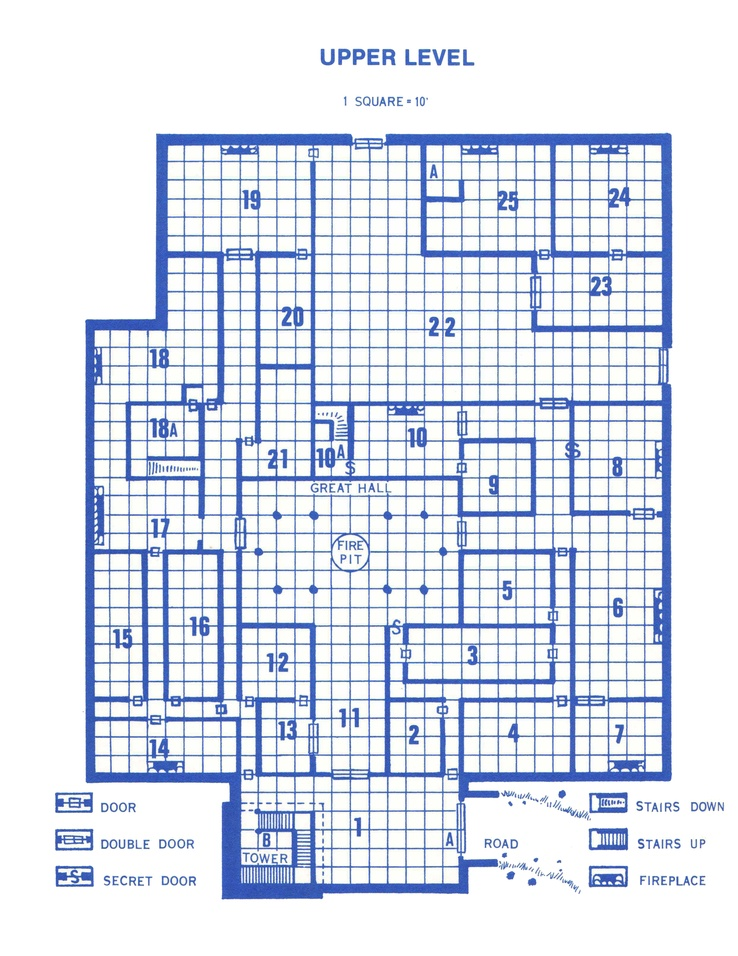
#> input picture map-006.jpg, 738 x 956 px, shrunk from 2550 x 3300 before the run
$ python fit_lattice.py ../map-006.jpg
#> lines starting #> are read from the running program, lines starting #| are printed output that depends on the picture
#!/usr/bin/env python3
"""fit_lattice - detect the G1 map lattice constants from the image itself.

Anchors: west wall = line X2, east wall = line X33, north wall = Y0,
south wall = Y40 (seated building bbox). Prints constants for hallscan.py
plus a diagnostic listing of every detected wall run.

Usage:
    python3 fit_lattice.py <image>

Verify the diagnostics before trusting the fit:
  - west/east/north/south anchors should be the 4 outermost long runs
  - pitch_x and pitch_y should be ~equal (a scan is uniform)
  - interior lines (X8/X9/X10, Y22) should show small residuals (<2px)
"""
import sys
from PIL import Image

DARK = 128      # ink threshold
PROF = 0.25     # sustained ink fraction for a wall line

def load(path):
#> called with path = '../map-006.jpg'
    img = Image.open(path).convert("L")
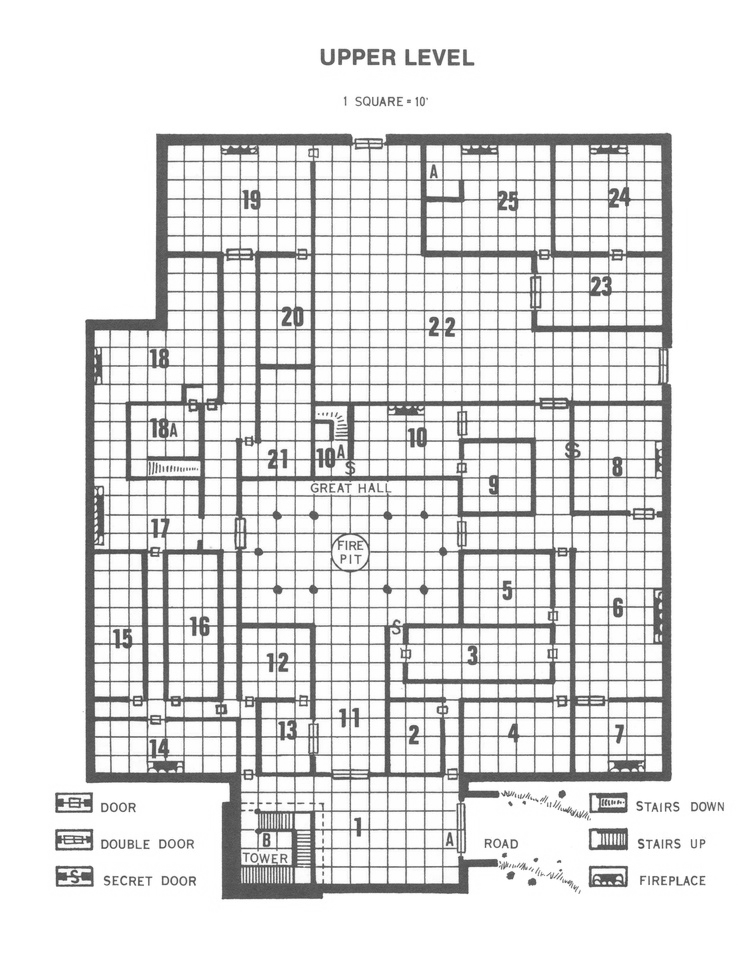
#> img: PIL image 738x956 L; min 61, max 255, mean 226.4
    w, h = img.size
#> w = 738; h = 956
    px = img.load()
    dark = [[1 if px[x, y] < DARK else 0 for x in range(w)] for y in range(h)]
#> dark = 956 items
    return dark, w, h

def runs(prof, thresh):
    out = []
    i, n = 0, len(prof)
    while i < n:
        if prof[i] > thresh:
            j = i
            while j < n and prof[j] > thresh:
                j += 1
            seg = prof[i:j]
            out.append({"lo": i, "hi": j - 1,
                        "cent": (i + j - 1) / 2.0,
                        "len": j - i,
                        "val": sum(seg) / (j - i)})
            i = j
        else:
            i += 1
    return out

def main():
    dark, w, h = load(sys.argv[1])
#> dark = 956 items; h = 956
    colprof = [sum(dark[y][x] for y in range(h)) / h for x in range(w)]
#> colprof = 738 values, max 0.702 at index 424, min 0 at index 0, mean 0.129
    rowprof = [sum(dark[y][x] for x in range(w)) / w for y in range(h)]
#> rowprof = 956 values, max 0.794 at index 774, min 0 at index 0, mean 0.129
    cruns = runs(colprof, PROF)
#> in runs, `i, n = 0, len(prof)`: i = 0; n = 738
#> the loop in runs, `while i < n:` made 684 passes
#> (seg, i) on pass 87: ([0.51, 0.517, 0.514, 0.515, 0.524, 0.545, 0.528, 0.484], 94)
#> i on passes 1 to 6: 1, 2, 3, 4, 5, 6
#> after the loop in runs, `while i < n:`: j = 671; out = 31 items; seg = [0.644, 0.652, 0.645, 0.653, 0.666, 0.68, 0.641, 0.645, 0.636]
#> cruns = 31 items
    rruns = runs(rowprof, PROF)
#> rruns = 41 items

    maxlen_c = max(r["len"] for r in cruns)
#> maxlen_c = 11
    maxlen_r = max(r["len"] for r in rruns)
#> maxlen_r = 11
    print("== vertical wall runs (len >= 50% of max) ==")
    cqual = [r for r in cruns if r["len"] >= 0.5 * maxlen_c]
#> cqual = 5 items
    for r in cqual:
        print(f"  run {r['lo']}-{r['hi']} cent={r['cent']:.1f} len={r['len']} ink={r['val']:.2f}")
#> this loop made 5 passes
#> r on passes 1, 2, 3, 5: {'lo': 86, 'hi': 93, 'cent': 89.5, 'len': 8, 'val': 0.517}, {'lo': 157, 'hi': 167, 'cent': 162, 'len': 11, 'val': 0.374}, {'lo': 218, 'hi': 223, 'cent': 220.5, 'len': 6, 'val': 0.4}, {'lo': 662, 'hi': 670, 'cent': 666, 'len': 9, 'val': 0.651}
#|   run 86-93 cent=89.5 len=8 ink=0.52
#|   run 157-167 cent=162.0 len=11 ink=0.37
#|   run 218-223 cent=220.5 len=6 ink=0.40
#|   run 236-241 cent=238.5 len=6 ink=0.46
#|   run 662-670 cent=666.0 len=9 ink=0.65
    print("== horizontal wall runs (len >= 50% of max) ==")
    rqual = [r for r in rruns if r["len"] >= 0.5 * maxlen_r]
#> rqual = 4 items
    for r in rqual:
        print(f"  run {r['lo']}-{r['hi']} cent={r['cent']:.1f} len={r['len']} ink={r['val']:.2f}")
#> this loop made 4 passes
#> r on passes 1, 4: {'lo': 134, 'hi': 144, 'cent': 139, 'len': 11, 'val': 0.659}, {'lo': 884, 'hi': 892, 'cent': 888, 'len': 9, 'val': 0.363}
#|   run 134-144 cent=139.0 len=11 ink=0.66
#|   run 251-256 cent=253.5 len=6 ink=0.49
#|   run 772-781 cent=776.5 len=10 ink=0.56
#|   run 884-892 cent=888.0 len=9 ink=0.36

    west = min(cqual, key=lambda r: r["cent"])
#> west = {'lo': 86, 'hi': 93, 'cent': 89.5, 'len': 8, 'val': 0.517}
    east = max(cqual, key=lambda r: r["cent"])
#> east = {'lo': 662, 'hi': 670, 'cent': 666, 'len': 9, 'val': 0.651}
    north = min(rqual, key=lambda r: r["cent"])
#> north = {'lo': 134, 'hi': 144, 'cent': 139, 'len': 11, 'val': 0.659}
    south = max(rqual, key=lambda r: r["cent"])
#> south = {'lo': 884, 'hi': 892, 'cent': 888, 'len': 9, 'val': 0.363}

    px_ = (east["cent"] - west["cent"]) / 31.0   # X2 -> X33
#> px_ = 18.6
    py_ = (south["cent"] - north["cent"]) / 40.0 # Y0 -> Y40
#> py_ = 18.73
    print()
    print(f"anchors: west={west['cent']:.1f} east={east['cent']:.1f} "
          f"north={north['cent']:.1f} south={south['cent']:.1f}")
#| anchors: west=89.5 east=666.0 north=139.0 south=888.0
    print(f"pitch_x={px_:.4f}  pitch_y={py_:.4f}  (ratio {px_/py_:.3f}; "
          f"a scan should be ~1.0)")
#| pitch_x=18.5968  pitch_y=18.7250  (ratio 0.993; a scan should be ~1.0)

    print()
    print(">>> paste into hallscan.py:")
    print(f"X0, XPITCH = {west['cent'] - 2*px_:.2f}, {px_:.4f}   # X(k) = X0 + XPITCH*k")
#| X0, XPITCH = 52.31, 18.5968   # X(k) = X0 + XPITCH*k
    print(f"Y0, YPITCH = {north['cent'] + 0*py_:.2f}, {py_:.4f}    # Y(k) = Y0 + YPITCH*k")
#| Y0, YPITCH = 139.00, 18.7250    # Y(k) = Y0 + YPITCH*k

    # residuals: expected interior line vs nearest detected run
    def resid(cent, runs_):
        return min((abs(r["cent"] - cent), r["cent"]) for r in runs_)
    print()
    print("interior-line check (residual should be < 1 pitch):")
    for k in (8, 9, 10, 22):
        xc = west["cent"] + (k - 2) * px_
        d, c = resid(xc, cruns)
        print(f"  X{k}: expected {xc:.1f}, nearest run {c:.1f}, residual {d:.1f}px")
#> this loop made 4 passes
#> (xc, d, c) on passes 1 to 4: (201.1, 1.42, 202.5), (219.7, 0.823, 220.5), (238.3, 0.226, 238.5), (461.4, 0.435, 461)
#|   X8: expected 201.1, nearest run 202.5, residual 1.4px
#|   X9: expected 219.7, nearest run 220.5, residual 0.8px
#|   X10: expected 238.3, nearest run 238.5, residual 0.2px
#|   X22: expected 461.4, nearest run 461.0, residual 0.4px
    for k in (22, 30):
        yc = north["cent"] + k * py_
        d, c = resid(yc, rruns)
        print(f"  Y{k}: expected {yc:.1f}, nearest run {c:.1f}, residual {d:.1f}px")
#> this loop made 2 passes
#> (yc, d, c) on passes 1 to 2: (551, 0.55, 551.5), (700.8, 1.75, 699)
#|   Y22: expected 551.0, nearest run 551.5, residual 0.5px
#|   Y30: expected 700.8, nearest run 699.0, residual 1.8px

if __name__ == "__main__":
    main()
